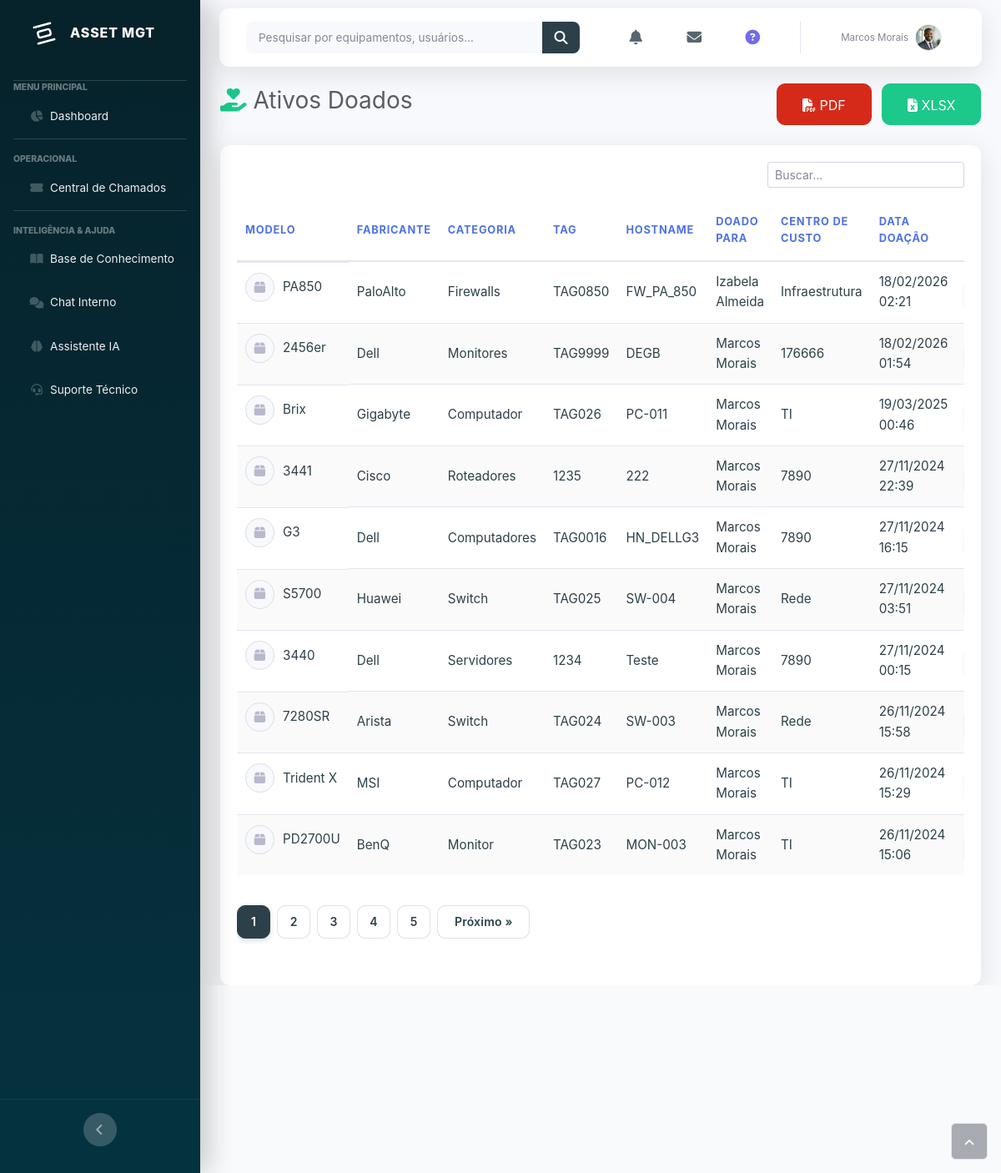
The page /ativos_doados.php (signed in) on the database its author committed.
### tables this page shows
CREATE TABLE `venda` (
  `id_venda` int(11) NOT NULL AUTO_INCREMENT,
  `id_asset` int(11) DEFAULT NULL,
  `id_lote` int(11) DEFAULT NULL,
  `categoria` varchar(254) DEFAULT NULL,
  `fabricante` varchar(255) DEFAULT NULL,
  `modelo` varchar(255) DEFAULT NULL,
  `tag` varchar(255) DEFAULT NULL,
  `hostName` varchar(255) DEFAULT NULL,
  `valor` int(255) DEFAULT NULL,
  `macAdress` varchar(255) DEFAULT NULL,
  `status` varchar(50) DEFAULT 'Doado',
  `assigned_to` int(11) DEFAULT NULL,
  `centroDeCusto` varchar(255) DEFAULT NULL,
  `data_venda` timestamp NOT NULL DEFAULT current_timestamp(),
  `dataAtivacao` date DEFAULT NULL,
  `descricao` varchar(255) DEFAULT NULL,
  `numero_serie` varchar(255) DEFAULT '-',
  `processador` varchar(255) DEFAULT '',
  `memoria` varchar(255) DEFAULT '',
  `armazenamento` varchar(255) DEFAULT '',
  `setor` varchar(255) DEFAULT '-',
  PRIMARY KEY (`id_venda`),
  KEY `fk_venda_assigned_to` (`assigned_to`),
  KEY `id_asset` (`id_asset`),
  CONSTRAINT `fk_venda_assigned_to` FOREIGN KEY (`assigned_to`) REFERENCES `usuarios` (`id_usuarios`) ON DELETE SET NULL,
  CONSTRAINT `venda_ibfk_2` FOREIGN KEY (`assigned_to`) REFERENCES `usuarios` (`id_usuarios`) ON DELETE SET NULL
);

CREATE TABLE `usuarios` (
  `id_usuarios` int(11) NOT NULL AUTO_INCREMENT,
  `nome` varchar(100) NOT NULL,
  `sobrenome` varchar(100) NOT NULL,
  `usuarioAD` varchar(50) NOT NULL,
  `funcao` varchar(50) DEFAULT NULL,
  `dataNascimento` date DEFAULT NULL,
  `email` varchar(100) NOT NULL,
  `cpf` varchar(14) DEFAULT NULL,
  `centroDeCusto` varchar(100) DEFAULT NULL,
  `setor` varchar(100) DEFAULT NULL,
  `matricula` varchar(20) NOT NULL,
  `telefone` varchar(15) DEFAULT NULL,
  `tipoContrato` varchar(50) DEFAULT NULL,
  `senha` varchar(255) NOT NULL,
  `confirmarSenha` varchar(255) NOT NULL,
  `nivelUsuario` enum('Admin','Suporte','Usu├ƒrio') DEFAULT NULL,
  `unidade` varchar(100) DEFAULT NULL,
  `status` enum('Ativo','Inativo') DEFAULT 'Ativo',
  `foto_perfil` varchar(255) DEFAULT NULL,
  `reset_token` varchar(255) DEFAULT NULL,
  `reset_token_expira` datetime DEFAULT NULL,
  `chat_status` enum('Dispon├¡vel','Ausente','Ocupado','Offline') DEFAULT 'Dispon├¡vel',
  `last_seen` datetime DEFAULT current_timestamp(),
  PRIMARY KEY (`id_usuarios`),
  UNIQUE KEY `usuarioAD` (`usuarioAD`),
  UNIQUE KEY `email` (`email`),
  UNIQUE KEY `matricula` (`matricula`),
  KEY `idx_usuarios_nome` (`nome`),
  KEY `idx_usuarios_sobrenome` (`sobrenome`),
  KEY `idx_usuarios_email` (`email`),
  KEY `idx_usuarios_usuarioAD` (`usuarioAD`),
  KEY `idx_usuarios_status` (`status`)
);

### language.php (called while the page is built, shortened)
<?php
global $lang_data;
$lang_file = __DIR__ . '/lang/' . $_SESSION['idioma'] . '.php';
if (file_exists($lang_file)) {
    $lang_data = include $lang_file;
} else {
    $lang_data = include __DIR__ . '/lang/pt-BR.php';
}
if (!function_exists('__')) {
    function __($key) {
        global $lang_data;
        return $lang_data[$key] ?? $key;
    }
}

### ativos_doados.php (the view, shortened to what this page needs)
<!DOCTYPE html>
<html lang="<?php echo $_SESSION['idioma'] ?? 'pt-br'; ?>">
<head>
    <link rel="stylesheet" href="/assets/bootstrap/css/bootstrap.min.css?h=10db4134a440e5796ec9b2db37a80278">
    <link rel="stylesheet" href="/assets/css/Montserrat.css?h=4f0fce47efb23b5c354caba98ff44c36">
    <link rel="stylesheet" href="/assets/css/Nunito.css?h=3532322f32770367812050c1dddc256c">
    <link rel="stylesheet" href="/assets/css/Raleway.css?h=f3d9abe8d5aa7831c01bfaa2a1563712">
    <link rel="stylesheet" href="/assets/css/Roboto.css?h=41e93b37bc495fd67938799bb3a6adaf">
    <link rel="stylesheet" href="https://use.fontawesome.com/releases/v5.12.0/css/all.css">
    <link rel="stylesheet" href="https://cdnjs.cloudflare.com/ajax/libs/font-awesome/4.7.0/css/font-awesome.min.css">
    <link rel="stylesheet" href="/assets/fonts/fontawesome5-overrides.min.css?h=a0e894d2f295b40fda5171460781b200">
    <link rel="stylesheet" href="/assets/css/Animated-numbers-section.css?h=f70eceb0d9266e15c95f7e63479d6265">
    <link rel="stylesheet" href="/assets/css/Bootstrap-Image-Uploader.css?h=406ba72429389f6080fdb666c60fb216">
    <link rel="stylesheet" href="/assets/css/card-image-zoom-on-hover.css?h=82e6162bc70edfde8bfd14b57fdcb3f7">
    <link rel="stylesheet" href="/assets/css/Footer-Dark.css?h=cabc25193678a4e8700df5b6f6e02b7c">
    <link rel="stylesheet"
        href="/assets/css/Form-Select---Full-Date---Month-Day-Year.css?h=7b6a3c2cb7894fdb77bae43c70b92224">
    <link rel="stylesheet" href="https://cdn.jsdelivr.net/npm/daterangepicker/daterangepicker.css">
    <link rel="stylesheet" href="https://cdn.jsdelivr.net/npm/lightpick@1.3.4/css/lightpick.min.css">
    <link rel="stylesheet" href="https://cdnjs.cloudflare.com/ajax/libs/animate.css/3.5.2/animate.min.css">
    <link rel="stylesheet" href="/assets/css/Map-Clean.css?h=bdd15207233b27ebc7c6fc928c71b34c">
    <link rel="stylesheet" href="/assets/css/Modern-Contact-Form.css?h=af67b929d317df499a992472a9bb8fcc">
    <link rel="stylesheet"
        href="/assets/css/Multi-Select-Dropdown-by-Jigar-Mistry.css?h=28bd9d636c700fbf60086e2bcb002efb">
    <link rel="stylesheet"
        href="/assets/css/Password-Strenght-Checker---Ambrodu-1.css?h=1af6ac373aa34a3b40f3d87a4f494eaf">
    <link rel="stylesheet"
        href="/assets/css/Password-Strenght-Checker---Ambrodu.css?h=5818638767f362b9d58a96550bd9a9a3">
    <link rel="stylesheet" href="/assets/css/Simple-footer-by-krissy.css?h=73316da5ae5ad6b51632cd2e5413f263">
    <link rel="stylesheet" href="/assets/css/TR-Form.css?h=ce0bc58b5b8027e2406229d460f4d895">
    <?php include 'sidebar_style.php'; ?>
</head>
<body id="page-top">
    <div id="wrapper">
        <nav class="navbar navbar-dark align-items-start sidebar sidebar-dark accordion bg-gradient-primary p-0"
            style="background: rgb(44,64,74);">
            <div class="container-fluid d-flex flex-column p-0"><a
                    class="navbar-brand d-flex justify-content-center align-items-center sidebar-brand m-0" href="#">
                    <div class="sidebar-brand-icon rotate-n-15"></div>
                    <div class="sidebar-brand-text mx-3"><span>ASSET MGT</span></div>
                </a>
                <?php include 'sidebar_menu.php'; ?>
            </div>
        </nav>
        <div class="d-flex flex-column" id="content-wrapper">
            <div id="content">
                <?php include 'topbar.php'; ?>
                <div class="container-fluid">
                    <div class="d-flex justify-content-between align-items-center mb-4">
                        <h3 class="text-dark"><i class="fas fa-hand-holding-heart mr-2 text-success"></i><?php echo __('Ativos Doados'); ?></h3>
                        <div>
                            <a class="btn btn-danger active text-white pulse animated btn-user mr-2" role="button"
                                style="border-radius: 10px; height: 50px; padding: 13px 30px;"
                                href="/gerar_relatorio_doacoes.php" target="_blank"><i class="fas fa-file-pdf"></i>
                                PDF</a>
                            <a class="btn btn-success active text-white pulse animated btn-user" role="button"
                                style="border-radius: 10px; height: 50px; padding: 13px 30px; background-color: #1cc88a; border-color: #1cc88a;"
                                href="/gerar_relatorio_doacoes.php?format=xlsx" target="_blank"><i
                                    class="fas fa-file-excel"></i> XLSX</a>
                        </div>
                    </div>
                    <div class="card shadow">
                        <div class="card-body">
                            <div class="row">
                                <div class="col-md-6 col-xl-3 text-nowrap">
                                </div>
                                <div class="col-md-6 col-xl-9">
                                    <div class="text-md-right dataTables_filter" id="dataTable_filter">
                                        <form method="GET" action=""><label><input type="search" name="search"
                                                    class="form-control form-control-sm" aria-controls="dataTable"
                                                    placeholder="<?php echo __('Buscar...'); ?>"
                                                    value="<?php echo isset($_GET['search']) ? htmlspecialchars($_GET['search']) : ''; ?>"></label>
                                        </form>
                                    </div>
                                </div>
                            </div>
                            <div class="table-responsive table mt-2" id="dataTable" role="grid"
                                aria-describedby="dataTable_info">
                                <?php
                                $results_per_page = 10;
                                $search = isset($_GET['search']) ? mysqli_real_escape_string($conn, $_GET['search']) : '';
                                $where_clause = "WHERE v.status = 'Doado'";
                                $sql = "SELECT COUNT(*) AS total FROM venda v $where_clause";
                                $result = mysqli_query($conn, $sql);
                                $row = mysqli_fetch_assoc($result);
                                $total_results = $row['total'];
                                $total_pages = ceil($total_results / $results_per_page);
                                $current_page = isset($_GET['page']) ? (int) $_GET['page'] : 1;
                                $start_from = ($current_page - 1) * $results_per_page;
                                $sql = "SELECT v.*, u.nome, u.sobrenome FROM venda v LEFT JOIN usuarios u ON v.assigned_to = u.id_usuarios $where_clause ORDER BY v.data_venda DESC LIMIT $start_from, $results_per_page";
                                $result = mysqli_query($conn, $sql);
                                ?>
                                <table class="table my-0" id="dataTable">
                                    <thead>
                                        <tr>
                                            <th><?php echo __('Modelo'); ?></th>
                                            <th><?php echo __('Fabricante'); ?></th>
                                            <th><?php echo __('Categoria'); ?></th>
                                            <th><?php echo __('Tag'); ?></th>
                                            <th><?php echo __('HostName'); ?></th>
                                            <th><?php echo __('Doado para'); ?></th>
                                            <th><?php echo __('Centro de Custo'); ?></th>
                                            <th><?php echo __('Data Doação'); ?></th>
                                            <th><?php echo __('Status'); ?></th>
                                        </tr>
                                    </thead>
                                    <tbody>
                                        <?php
                                        if (mysqli_num_rows($result) > 0) {
                                            while ($row = mysqli_fetch_assoc($result)) {
                                                $data_venda = date('d/m/Y H:i', strtotime($row['data_venda']));
                                                $recebedor = ($row['nome'] || $row['sobrenome']) ? $row['nome'] . ' ' . $row['sobrenome'] : 'N/A';
                                                ?>
                                                <tr>
                                                    <td class="d-flex align-items-center">
                                                        <?php
                                                        $foto = !empty($row['imagem']) ? htmlspecialchars($row['imagem']) : '';
                                                        if ($foto) {
                                                            echo "<img src='$foto' class='asset-thumbnail'>";
                                                        } else {
                                                            echo "<div class='asset-placeholder'><i class='fas fa-box'></i></div>";
                                                        }
                                                        echo htmlspecialchars($row['modelo']);
                                                        ?>
                                                    </td>
                                                    <td><?php echo htmlspecialchars($row['fabricante']); ?></td>
                                                    <td><?php echo htmlspecialchars($row['categoria']); ?></td>
                                                    <td><?php echo htmlspecialchars($row['tag']); ?></td>
                                                    <td><?php echo htmlspecialchars($row['hostName']); ?></td>
                                                    <td><?php echo htmlspecialchars($recebedor); ?></td>
                                                    <td><?php echo htmlspecialchars($row['centroDeCusto']); ?></td>
                                                    <td><?php echo $data_venda; ?></td>
                                                    <td></td>
                                                </tr>
                                                <?php
                                            }
                                        } else {
                                            echo "<tr><td colspan='9' class='text-center'>" . __('Nenhum ativo doado encontrado.') . "</td></tr>";
                                        }
                                        ?>
                                    </tbody>
                                </table>
                                <div class="d-flex justify-content-start mt-3">
                                    <ul class="pagination-custom">
                                        <?php
                                        $search_param = !empty($search) ? "&search=" . urlencode($search) : "";
                                        for ($page = 1; $page <= $total_pages; $page++) {
                                            if ($page == $current_page) {
                                                echo "<li class='active'><span>$page</span></li>";
                                            } else {
                                                echo "<li><a href='?page=$page$search_param'>$page</a></li>";
                                            }
                                        }
                                        if ($current_page < $total_pages) {
                                            echo "<li><a href='?page=" . ($current_page + 1) . "$search_param'>" . __('Próximo »') . "</a></li>";
                                        }
                                        ?>
                                    </ul>
                                </div>
                            </div>
                        </div>
                    </div>
                </div>
            </div><a class="border rounded d-inline scroll-to-top" href="#page-top"><i class="fas fa-angle-up"></i></a>
        </div>
</body>
</html>

### rows shown on the page
venda: modelo "PA850", fabricante "PaloAlto", categoria "Firewalls", tag "TAG0850", hostName "FW_PA_850", assigned_to.sobrenome "Izabela Almeida", centroDeCusto "Infraestrutura", data_venda "18/02/2026 02:21"
venda: modelo "2456er", fabricante "Dell", categoria "Monitores", tag "TAG9999", hostName "DEGB", assigned_to.sobrenome "Marcos Morais", centroDeCusto "176666", data_venda "18/02/2026 01:54"
venda: modelo "Brix", fabricante "Gigabyte", categoria "Computador", tag "TAG026", hostName "PC-011", assigned_to.sobrenome "Marcos Morais", centroDeCusto "TI", data_venda "19/03/2025 00:46"
venda: modelo "3441", fabricante "Cisco", categoria "Roteadores", tag "1235", hostName "222", assigned_to.sobrenome "Marcos Morais", centroDeCusto "7890", data_venda "27/11/2024 22:39"
venda: modelo "G3", fabricante "Dell", categoria "Computadores", tag "TAG0016", hostName "HN_DELLG3", assigned_to.sobrenome "Marcos Morais", centroDeCusto "7890", data_venda "27/11/2024 16:15"
venda: modelo "S5700", fabricante "Huawei", categoria "Switch", tag "TAG025", hostName "SW-004", assigned_to.sobrenome "Marcos Morais", centroDeCusto "Rede", data_venda "27/11/2024 03:51"
venda: modelo "3440", fabricante "Dell", categoria "Servidores", tag "1234", hostName "Teste", assigned_to.sobrenome "Marcos Morais", centroDeCusto "7890", data_venda "27/11/2024 00:15"
venda: modelo "7280SR", fabricante "Arista", categoria "Switch", tag "TAG024", hostName "SW-003", assigned_to.sobrenome "Marcos Morais", centroDeCusto "Rede", data_venda "26/11/2024 15:58"
venda: modelo "Trident X", fabricante "MSI", categoria "Computador", tag "TAG027", hostName "PC-012", assigned_to.sobrenome "Marcos Morais", centroDeCusto "TI", data_venda "26/11/2024 15:29"
venda: modelo "PD2700U", fabricante "BenQ", categoria "Monitor", tag "TAG023", hostName "MON-003", assigned_to.sobrenome "Marcos Morais", centroDeCusto "TI", data_venda "26/11/2024 15:06"

### other values the page prints
__('Menu Principal') "MENU PRINCIPAL"
__('Dashboard') "Dashboard"
__('Operacional') "OPERACIONAL"
__('Central de Chamados') "Central de Chamados"
__('Inteligência & Ajuda') "INTELIGÊNCIA & AJUDA"
__('Base de Conhecimento') "Base de Conhecimento"
__('Chat Interno') "Chat Interno"
__('Assistente IA') "Assistente IA"
__('Suporte Técnico') "Suporte Técnico"
$userName "Marcos Morais"
__('Ativos Doados') "Ativos Doados"
__('Modelo') "MODELO"
__('Fabricante') "FABRICANTE"
__('Categoria') "CATEGORIA"
__('Tag') "TAG"
